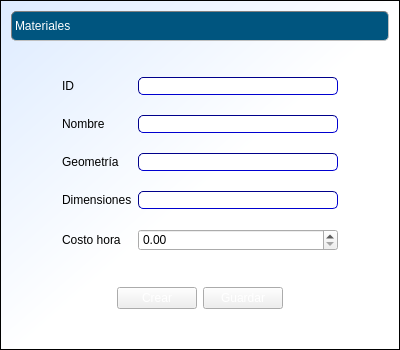
<?xml version="1.0" encoding="UTF-8"?>
<ui version="4.0">
 <class>formularioMateriales</class>
 <widget class="QWidget" name="formularioMateriales">
  <property name="geometry">
   <rect>
    <x>0</x>
    <y>0</y>
    <width>400</width>
    <height>350</height>
   </rect>
  </property>
  <property name="minimumSize">
   <size>
    <width>350</width>
    <height>250</height>
   </size>
  </property>
  <property name="windowTitle">
   <string>formularioMateriales</string>
  </property>
  <property name="styleSheet">
   <string notr="true">QWidget#formularioMateriales{
background:qlineargradient(spread:pad, x1:0, y1:0, x2:1, y2:1, stop:0 rgba(221, 235, 255, 255), stop:0.522727 rgba(255, 255, 255, 255));
border: 1px solid black;
}
.QFrame {
 border: 1px inset gray;
 border-radius: 5px;
 background:  transparent;
}
QLabel#label {/*titulos de pág*/
border: 1px inset gray;
 border-radius: 5px;
font: bold 12pt &quot;Calibri&quot;;
background:rgb(0, 85, 127);
color:white;
qproperty-alignment: AlignCenter
}
QLabel#label_11 {/*foto*/
border: 1px inset gray;
qproperty-alignment: AlignCenter
}
QLabel{
border: 0px;
font: 11pt &quot;Arial&quot;;
background: transparent;
}
.QPushButton {
background: qlineargradient(
  x1:0, y1:0, x2:0, y2:1,
  stop:0 #68778e,
  stop: 0.4 #5c637d
  stop: 0.5 #717990,
  stop:1 #bec1d2
 );
 color: white;
}
QLineEdit {
     border: 1px inset darkblue;
     border-radius: 5px;
     background:white;
     selection-background-color: darkgray;
 }</string>
  </property>
  <layout class="QVBoxLayout" name="verticalLayout">
   <item>
    <widget class="QLabel" name="label">
     <property name="minimumSize">
      <size>
       <width>0</width>
       <height>30</height>
      </size>
     </property>
     <property name="text">
      <string>Materiales</string>
     </property>
    </widget>
   </item>
   <item>
    <spacer name="verticalSpacer">
     <property name="orientation">
      <enum>Qt::Vertical</enum>
     </property>
     <property name="sizeHint" stdset="0">
      <size>
       <width>20</width>
       <height>40</height>
      </size>
     </property>
    </spacer>
   </item>
   <item>
    <layout class="QHBoxLayout" name="horizontalLayout_2">
     <item>
      <spacer name="horizontalSpacer">
       <property name="orientation">
        <enum>Qt::Horizontal</enum>
       </property>
       <property name="sizeHint" stdset="0">
        <size>
         <width>13</width>
         <height>20</height>
        </size>
       </property>
      </spacer>
     </item>
     <item>
      <layout class="QFormLayout" name="formLayout">
       <property name="horizontalSpacing">
        <number>6</number>
       </property>
       <property name="verticalSpacing">
        <number>20</number>
       </property>
       <item row="0" column="0">
        <widget class="QLabel" name="label_2">
         <property name="text">
          <string>ID</string>
         </property>
        </widget>
       </item>
       <item row="1" column="0">
        <widget class="QLabel" name="label_3">
         <property name="text">
          <string>Nombre</string>
         </property>
        </widget>
       </item>
       <item row="0" column="1">
        <widget class="QLineEdit" name="lineEdit">
         <property name="enabled">
          <bool>false</bool>
         </property>
         <property name="minimumSize">
          <size>
           <width>200</width>
           <height>0</height>
          </size>
         </property>
        </widget>
       </item>
       <item row="1" column="1">
        <widget class="QLineEdit" name="lineEdit_2"/>
       </item>
       <item row="2" column="1">
        <widget class="QLineEdit" name="lineEdit_3"/>
       </item>
       <item row="2" column="0">
        <widget class="QLabel" name="label_5">
         <property name="text">
          <string>Geometría</string>
         </property>
        </widget>
       </item>
       <item row="3" column="0">
        <widget class="QLabel" name="label_6">
         <property name="text">
          <string>Dimensiones</string>
         </property>
        </widget>
       </item>
       <item row="3" column="1">
        <widget class="QLineEdit" name="lineEdit_4"/>
       </item>
       <item row="4" column="1">
        <widget class="QDoubleSpinBox" name="doubleSpinBox">
         <property name="maximum">
          <double>999999999.990000009536743</double>
         </property>
        </widget>
       </item>
       <item row="4" column="0">
        <widget class="QLabel" name="label_4">
         <property name="text">
          <string>Costo hora</string>
         </property>
        </widget>
       </item>
      </layout>
     </item>
     <item>
      <spacer name="horizontalSpacer_2">
       <property name="orientation">
        <enum>Qt::Horizontal</enum>
       </property>
       <property name="sizeHint" stdset="0">
        <size>
         <width>18</width>
         <height>20</height>
        </size>
       </property>
      </spacer>
     </item>
    </layout>
   </item>
   <item>
    <spacer name="verticalSpacer_2">
     <property name="orientation">
      <enum>Qt::Vertical</enum>
     </property>
     <property name="sizeHint" stdset="0">
      <size>
       <width>20</width>
       <height>40</height>
      </size>
     </property>
    </spacer>
   </item>
   <item>
    <layout class="QHBoxLayout" name="horizontalLayout">
     <item>
      <spacer name="horizontalSpacer_3">
       <property name="orientation">
        <enum>Qt::Horizontal</enum>
       </property>
       <property name="sizeHint" stdset="0">
        <size>
         <width>40</width>
         <height>20</height>
        </size>
       </property>
      </spacer>
     </item>
     <item>
      <widget class="QPushButton" name="pushButton">
       <property name="text">
        <string>Crear</string>
       </property>
      </widget>
     </item>
     <item>
      <widget class="QPushButton" name="pushButton_2">
       <property name="text">
        <string>Guardar</string>
       </property>
      </widget>
     </item>
     <item>
      <spacer name="horizontalSpacer_4">
       <property name="orientation">
        <enum>Qt::Horizontal</enum>
       </property>
       <property name="sizeHint" stdset="0">
        <size>
         <width>40</width>
         <height>20</height>
        </size>
       </property>
      </spacer>
     </item>
    </layout>
   </item>
   <item>
    <spacer name="verticalSpacer_3">
     <property name="orientation">
      <enum>Qt::Vertical</enum>
     </property>
     <property name="sizeHint" stdset="0">
      <size>
       <width>20</width>
       <height>40</height>
      </size>
     </property>
    </spacer>
   </item>
  </layout>
 </widget>
 <layoutdefault spacing="6" margin="11"/>
 <resources/>
 <connections/>
</ui>
